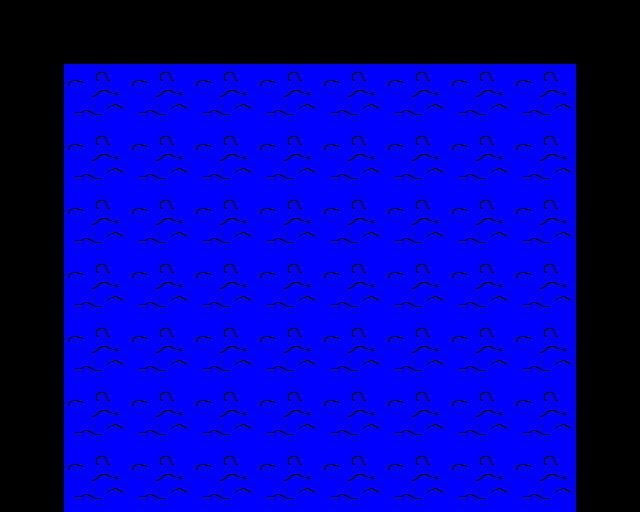

Rendered tile map (Tiled .tmx) drawn with the repository's tilesets; below, a short description and the map source with its tile grids summarised:
An orthogonal 10x8 tile map with 64x64 px tiles, 1 tile layer (Tile Layer 1).

<map version="1.0" orientation="orthogonal" width="10" height="8" tilewidth="64" tileheight="64">
 <tileset firstgid="1" name="nighttileset" tilewidth="64" tileheight="64">
  <image source="nighttileset.png" width="320" height="320" />
  <tile id="2">
   <properties>
    <property name="components" value="Solid" />
   </properties>
  </tile>
 </tileset>
 <layer name="Tile Layer 1" width="10" height="8">
  <data>[80 cells, 80 non-empty, 2 distinct tile ids]</data>
 </layer>
</map>
